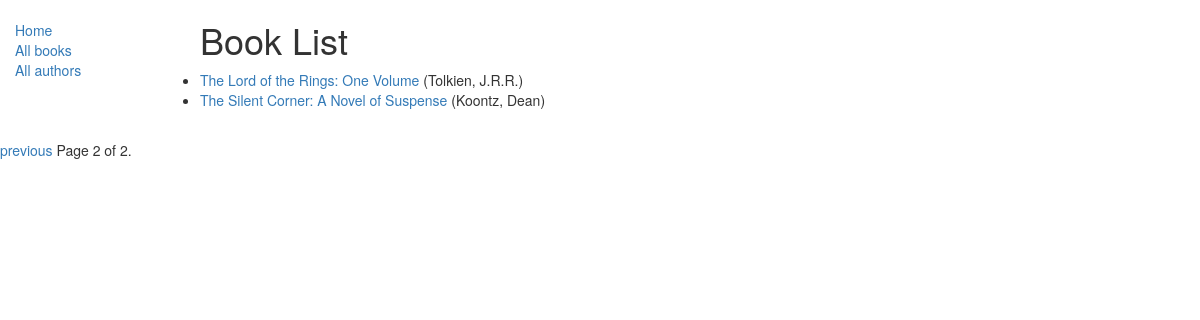
The app's page /catalog/books/?page=2 with its own data.
### catalog/models.py (models this page shows, shortened)
class Book(models.Model):
    title = models.CharField(max_length=200)
    author = models.ForeignKey('Author', on_delete=models.SET_NULL, null=True)
    summary = models.TextField(max_length=1000, help_text="Enter a brief description of the book")
    isbn = models.CharField('ISBN', max_length=13, help_text='13 Character <a href="https://www.isbn-international.org/content/what-isbn">ISBN number</a>')
    genre = models.ManyToManyField(Genre, help_text="Select a genre for this book")
    def get_absolute_url(self):
        return reverse('book-detail', args=[str(self.id)])
    def display_genre(self):
        return ','.join([genre.name for genre in self.genre.all()[:3]])
    display_genre.short_description = 'Genre'

class Author (models.Model):
    first_name = models.CharField(max_length=100)
    last_name = models.CharField(max_length=100)
    date_of_birth = models.DateField(null=True, blank=True)
    date_of_death = models.DateField('Died', null=True, blank=True)
    def __str__(self):
        return '%s, %s' % (self.last_name, self.first_name)

### catalog/views.py (the view)
class BookListView(generic.ListView):
    model = Book
    paginate_by = 2

### catalog/templates/catalog/book_list.html
{% extends "base_generic.html" %}
{% block content %}
    <h1>Book List</h1>
    {% if book_list %}
    <ul>
      {% for book in book_list %}
      <li>
        <a href="{{ book.get_absolute_url }}">{{ book.title }}</a> ({{book.author}})
      </li>
      {% endfor %}
    </ul>
    {% else %}
      <p>There are no books in the library.</p>
    {% endif %}
{% endblock %}

### records on screen
Book: title "The Lord of the Rings: One Volume", author "Tolkien, J.R.R."
Book: title "The Silent Corner: A Novel of Suspense", author "Koontz, Dean"

### other values on screen
{{ page_obj.number }} "2"
{{ page_obj.paginator.num_pages }} "2"
